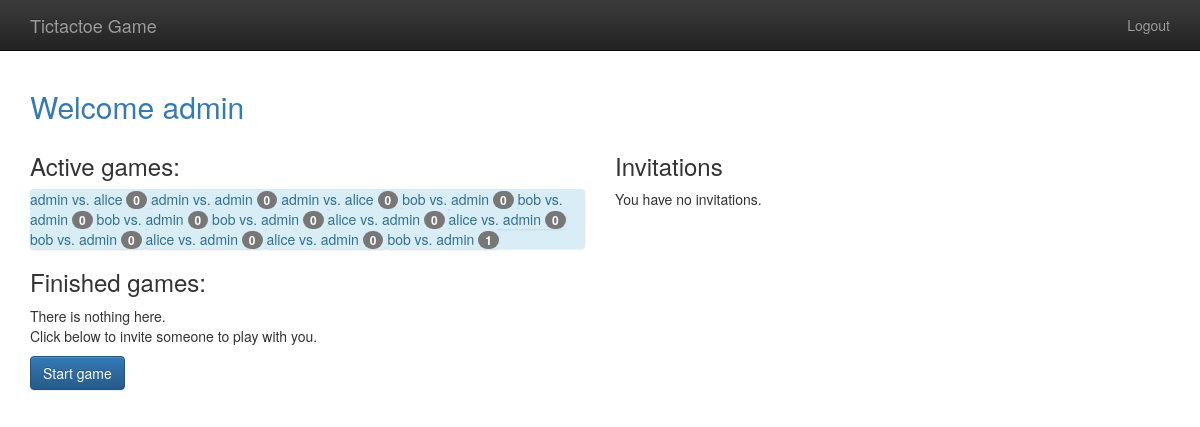
/player/home (signed in), run on the app's committed database.
### gameplay/models.py (models this page shows, shortened)
@ python_2_unicode_compatible
class Game(models.Model):
    first_player = models.ForeignKey(User, on_delete=models.CASCADE, related_name="game_first_player")
    second_player = models.ForeignKey(User, on_delete=models.CASCADE, related_name="game_second_player")
    start_time = models.DateTimeField(auto_now_add=True)
    last_active = models.DateTimeField(auto_now=True)
    status = models.CharField(max_length=1, default="F", choices=GAME_STATUS_CHOICES)
    objects = GamesQuerySet.as_manager()
    def get_absolute_url(self):
        return reverse('gameplay_detail', args=[self.id])
    def __str__(self):
        return"{0} vs. {1}".format(self.first_player, self.second_player)

### player/views.py (the view)
# urls.py: url(r'home$', home, name="player_home"),
@login_required
def home(request):
    my_games = Game.objects.games_for_user(request.user)  # Game.objects.filter selects from the Game table
    active_games = my_games.active()
    finished_games = my_games.difference(active_games)
    invitations = request.user.invitations_received.all()
    return render(request, 'player/home.html',
                  {'games': active_games,
                   'finished_games': finished_games,
                   'invitations': invitations})  # passing list of invitations to the template

### gameplay/models.py (called while the page is built)
    def games_for_user(self, user):
        return self.filter(
            Q(first_player=user) | Q(second_player=user)
        )

    def active(self):
        return self.filter(
            Q(status="F") | Q(status="S")
        )

### templates/player/home.html (shortened to what this page needs)
{% extends "base.html" %}
{% block content %}
    <h2 class="text-primary">Welcome {{user.username}}</h2>
    <div class="row">
        <div class="col-md-6">
            <h3>Active games:</h3>
            {% include "player/game_list_snippet.html" with games_list=games %}
            <h3>Finished games:</h3>
            {% include "player/game_list_snippet.html" with games_list=finished_games %}
            <p>Click below to invite someone to play with you.</p>
            <p>
                <a class="btn btn-primary"
                    href="{% url 'player_new_invitation' %}">Start game</a>
            </p>
        </div>
        <div class="col-md-6">
            <h3>Invitations</h3>
            {% if invitations %}
                <div class="list-group">
                    {% for inv in invitations %}
                        <a class="list-group-items"
                           href="{% url 'player_accept_invitation' id=inv.id %}">
                            {{ inv.from_user.username }} has invited you to a game.
                        </a>
                    {% endfor %}
                </div>
            {% else %}
                <p>You have no invitations.</p>
            {% endif %}
        </div>
    </div>
{% endblock %}

### templates/base.html (shortened to what this page needs)
{% load staticfiles %}
<!doctype html>
<html class="no-js" lang="">
<head>
    {% block styling %}
        <link rel="stylesheet" href="{% static 'css/bootstrap.min.css' %}">
        <link rel="stylesheet" href="{% static 'css/bootstrap-theme.min.css' %}">
        <link rel="stylesheet" href="{% static 'css/main.css' %}">
    {% endblock styling %}
</head>
<body>
<nav class="navbar navbar-inverse navbar-fixed-top" role="navigation">
    <div class="container">
        <div class="navbar-header">
            <a class="navbar-brand" href="/">Tictactoe Game</a>
        </div>
        <ul class="nav navbar-nav navbar-right">
            {% if user.is_authenticated %}
                <li><a href="{% url 'player_logout' %}">Logout</a></li>
            {% else %}
                <li><a href="{% url 'player_login' %}">Login</a></li>
            {% endif %}
        </ul>
    </div>
</nav>
<div class="container">
    {% block content %}
    {% endblock %}
</div>
</body>
</html>

### templates/player/game_list_snippet.html (shortened to what this page needs)
{% if games_list %}
    <div class="list-group bg-info">
        {% for game in games_list %}
            <a class="list-group item list-group-item-info"
                href="{{ game.get_absolute_url }}">
                {{ game }}
                <span class="badge">{{ game.move_set.count }}</span>
            </a>
        {% endfor %}
    </div>
{% else %}
    There is nothing here.
{% endif %}

### templates/base.html (style rules this page uses)
body { padding-top: 70px; padding-bottom: 20px; }

### data on the page
Game: first_player+second_player "admin vs. alice", move_set.count "0"
Game: first_player+second_player "admin vs. admin", move_set.count "0"
Game: first_player+second_player "admin vs. alice", move_set.count "0"
Game: first_player+second_player "bob vs. admin", move_set.count "0"
Game: first_player+second_player "bob vs. admin", move_set.count "0"
Game: first_player+second_player "bob vs. admin", move_set.count "0"
Game: first_player+second_player "bob vs. admin", move_set.count "0"
Game: first_player+second_player "alice vs. admin", move_set.count "0"
Game: first_player+second_player "alice vs. admin", move_set.count "0"
Game: first_player+second_player "bob vs. admin", move_set.count "0"
Game: first_player+second_player "alice vs. admin", move_set.count "0"
Game: first_player+second_player "alice vs. admin", move_set.count "0"
Game: first_player+second_player "bob vs. admin", move_set.count "1"

### other printed values
{{ user.username }} "admin"
